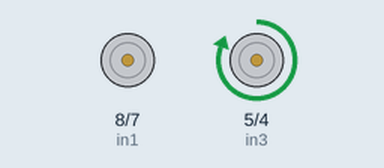
This sketch was run on a simulated Arduino Uno, built with avr-gcc and run on an emulated ATmega328P. Shown: motor-driver pin pairs drawn as motors (green arrow = first pin HIGH = forward, orange = second pin HIGH = backward, longer = more drive, scaled by the enable pin).

Above: at 1.0 s.
At 4.5 s:
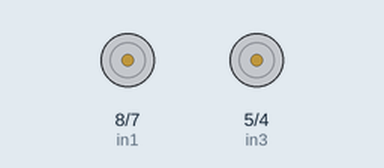
At 19.2 s:
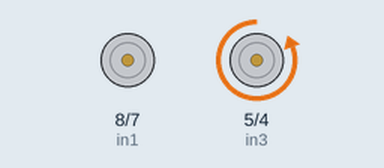
Timing chart, 0 to 21.1 s (numbered marks = the images above):
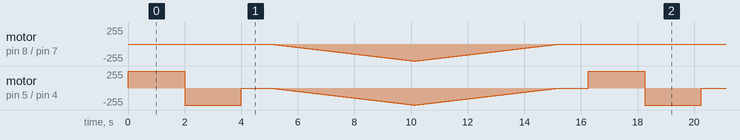

The sketch:

encode___ultrasonic.ino
```cpp
// Motor A connections
int enA = 9;
int in1 = 8;
int in2 = 7;
// Motor B connections
int enB = 3;
int in3 = 5;
int in4 = 4;
//Ultrasonic pin connections
const int trigPin1 = A0;
const int echoPin1 = A1;
const int trigPin2 = A2;
const int echoPin2 = A3;
const int trigPin3 = A4;
const int echoPin3 = A5;
// Encoder pins
int ENCA = 2;
int ENCB = 3;

void setup() {
  // Set all the motor control pins to outputs
  pinMode(enA, OUTPUT);
  pinMode(enB, OUTPUT);
  pinMode(in1, OUTPUT);
  pinMode(in2, OUTPUT);
  pinMode(in3, OUTPUT);
  pinMode(in4, OUTPUT);
  // Initialize serial communication for debugging
  Serial.begin(9600);

  // Set the trigger pins as outputs
  pinMode(trigPin1, OUTPUT);
  pinMode(trigPin2, OUTPUT);
  pinMode(trigPin3, OUTPUT);

  // Set the echo pins as inputs
  pinMode(echoPin1, INPUT);
  pinMode(echoPin2, INPUT);
  pinMode(echoPin3, INPUT);
  pinMode(ENCA,INPUT);
  pinMode(ENCB,INPUT);
  //attachInterrupt(digitalPinToInterrupt(ENCA),readEncoder,RISING);


  // Turn off motors - Initial state
  digitalWrite(in1, LOW);
  digitalWrite(in2, LOW);
  digitalWrite(in3, LOW);
  digitalWrite(in4, LOW);
}

void loop() {
  directionControl();
  delay(1000);
  speedControl();
  delay(1000);
}

// This function lets you control spinning direction of motors
void directionControl() {
  // Set motors to maximum speed
  // For PWM maximum possible values are 0 to 255
  analogWrite(enA, 255);
  analogWrite(enB, 255);

  // Turn on motor A & B
  digitalWrite(in1, LOW);
  digitalWrite(in2, LOW);
  digitalWrite(in3, HIGH);
  digitalWrite(in4, LOW);
  delay(2000);

  // Now change motor directions
  digitalWrite(in1, LOW);
  digitalWrite(in2, LOW);
  digitalWrite(in3, LOW);
  digitalWrite(in4, HIGH);
  delay(2000);

  // Turn off motors
  digitalWrite(in1, LOW);
  digitalWrite(in2, LOW);
  digitalWrite(in3, LOW);
  digitalWrite(in4, LOW);
}

// This function lets you control speed of the motors
void speedControl() {
  // Turn on motors
  digitalWrite(in1, LOW);
  digitalWrite(in2, HIGH);
  digitalWrite(in3, LOW);
  digitalWrite(in4, HIGH);

  // Accelerate from zero to maximum speed
  for (int i = 0; i < 256; i++) {
    analogWrite(enA, i);
    analogWrite(enB, i);
    delay(20);
  }

  // Decelerate from maximum speed to zero
  for (int i = 255; i >= 0; --i) {
    analogWrite(enA, i);
    analogWrite(enB, i);
    delay(20);
  }

  // Now turn off motors
  digitalWrite(in1, LOW);
  digitalWrite(in2, LOW);
  digitalWrite(in3, LOW);
  digitalWrite(in4, LOW);
}
```
